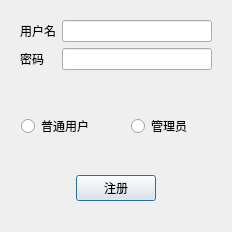
<?xml version="1.0" encoding="UTF-8"?>
<ui version="4.0">
 <class>RegisterDialog</class>
 <widget class="QDialog" name="RegisterDialog">
  <property name="geometry">
   <rect>
    <x>0</x>
    <y>0</y>
    <width>232</width>
    <height>232</height>
   </rect>
  </property>
  <property name="windowTitle">
   <string>Dialog</string>
  </property>
  <layout class="QVBoxLayout" name="verticalLayout">
   <item>
    <widget class="QWidget" name="widget_2" native="true">
     <layout class="QGridLayout" name="gridLayout">
      <item row="1" column="0">
       <widget class="QLabel" name="label_2">
        <property name="text">
         <string>密码</string>
        </property>
       </widget>
      </item>
      <item row="1" column="1">
       <widget class="QLineEdit" name="passwordEdit">
        <property name="maxLength">
         <number>20</number>
        </property>
       </widget>
      </item>
      <item row="0" column="1">
       <widget class="QLineEdit" name="nameEdit">
        <property name="maxLength">
         <number>20</number>
        </property>
       </widget>
      </item>
      <item row="0" column="0">
       <widget class="QLabel" name="label_3">
        <property name="text">
         <string>用户名</string>
        </property>
       </widget>
      </item>
     </layout>
    </widget>
   </item>
   <item>
    <widget class="QWidget" name="widget_3" native="true">
     <widget class="QRadioButton" name="normalBtn">
      <property name="geometry">
       <rect>
        <x>10</x>
        <y>30</y>
        <width>97</width>
        <height>22</height>
       </rect>
      </property>
      <property name="text">
       <string>普通用户</string>
      </property>
     </widget>
     <widget class="QRadioButton" name="adminBtn">
      <property name="geometry">
       <rect>
        <x>120</x>
        <y>30</y>
        <width>97</width>
        <height>22</height>
       </rect>
      </property>
      <property name="text">
       <string>管理员</string>
      </property>
     </widget>
    </widget>
   </item>
   <item>
    <widget class="QWidget" name="widget" native="true">
     <layout class="QHBoxLayout" name="horizontalLayout">
      <item>
       <spacer name="horizontalSpacer">
        <property name="orientation">
         <enum>Qt::Horizontal</enum>
        </property>
        <property name="sizeHint" stdset="0">
         <size>
          <width>40</width>
          <height>20</height>
         </size>
        </property>
       </spacer>
      </item>
      <item>
       <widget class="QPushButton" name="pushButton">
        <property name="text">
         <string>注册</string>
        </property>
       </widget>
      </item>
      <item>
       <spacer name="horizontalSpacer_2">
        <property name="orientation">
         <enum>Qt::Horizontal</enum>
        </property>
        <property name="sizeHint" stdset="0">
         <size>
          <width>40</width>
          <height>20</height>
         </size>
        </property>
       </spacer>
      </item>
     </layout>
    </widget>
   </item>
  </layout>
 </widget>
 <resources/>
 <connections/>
</ui>
